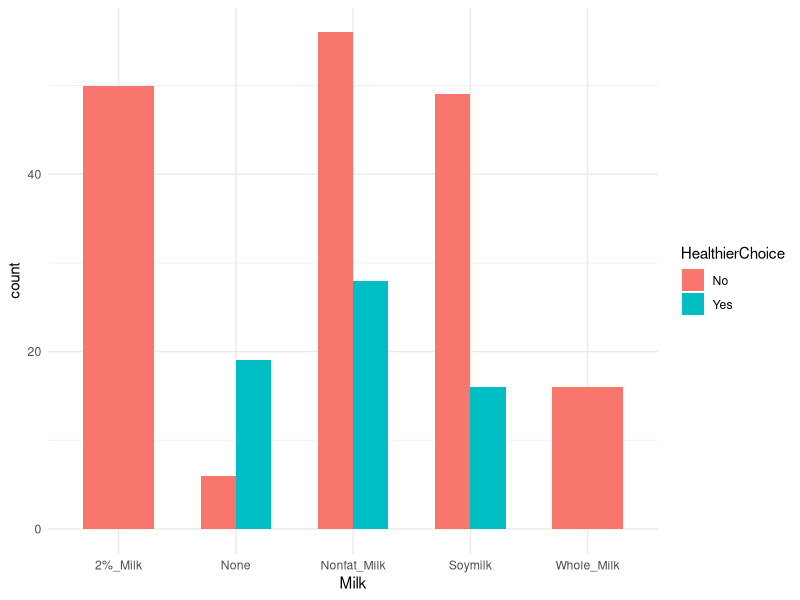
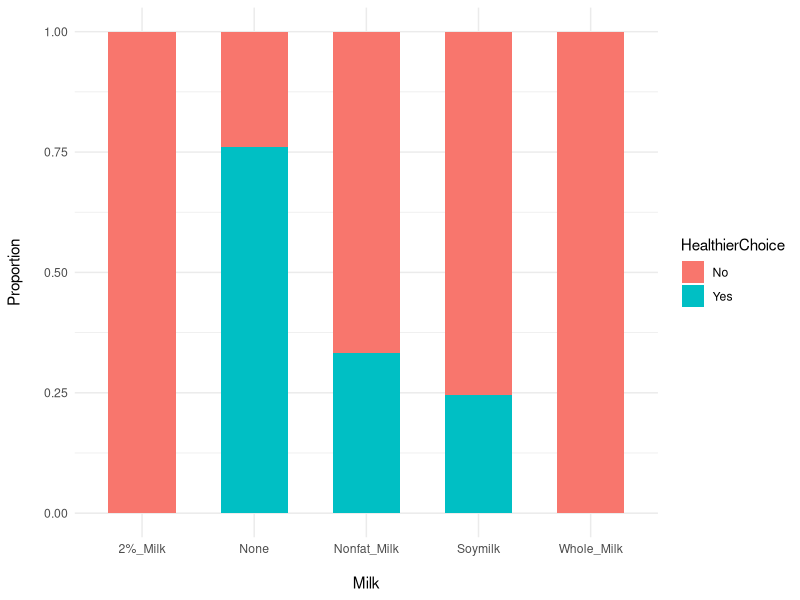
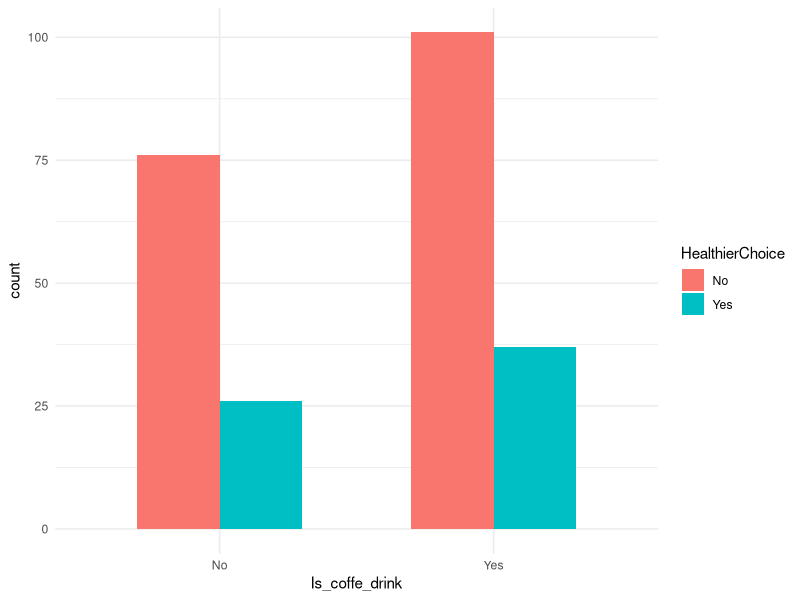
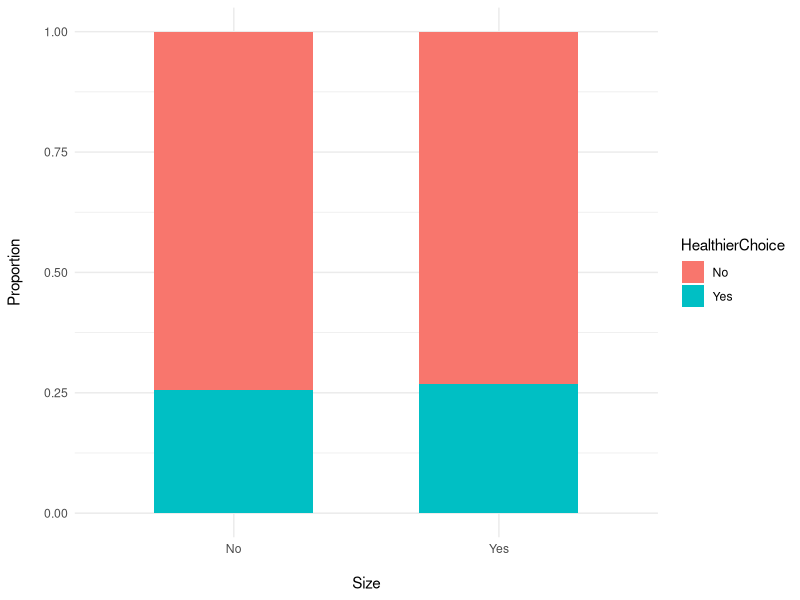
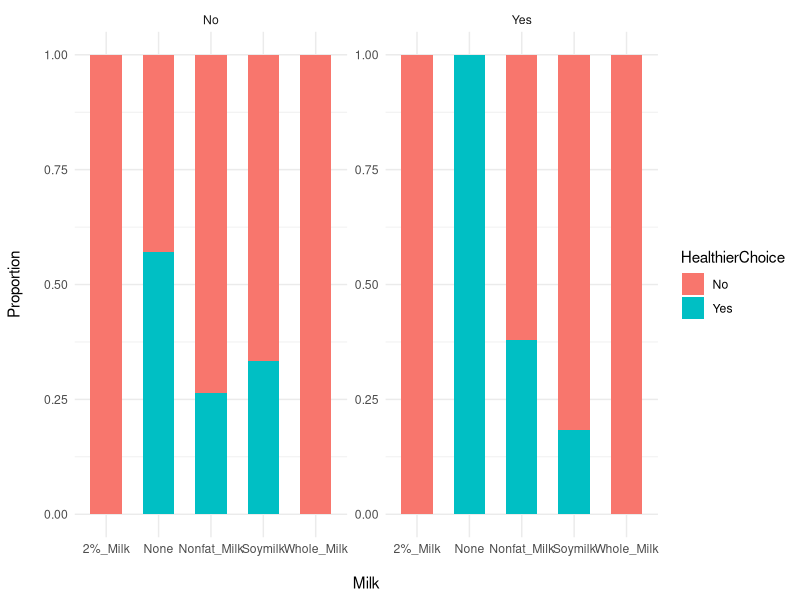
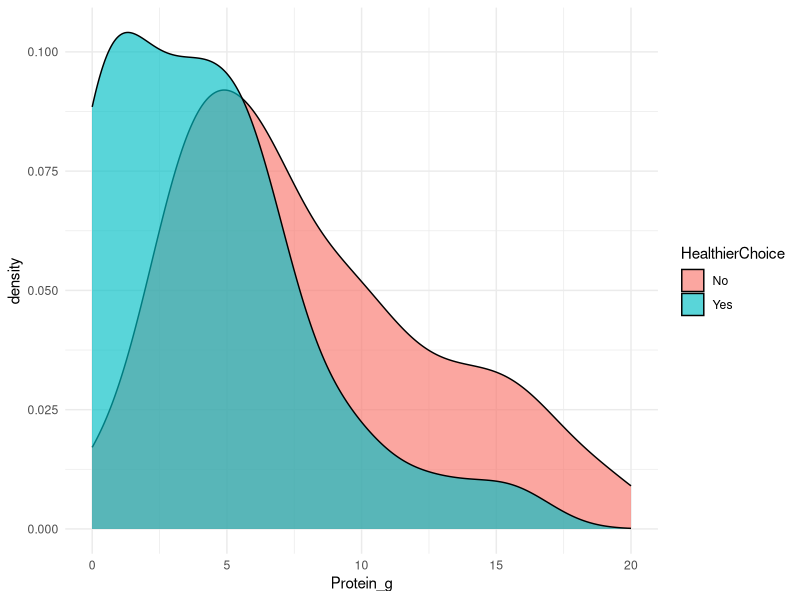
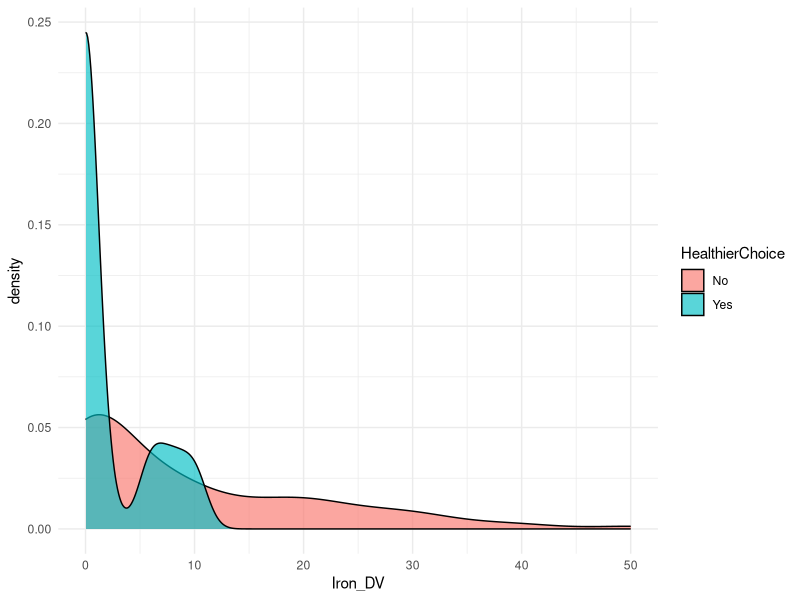
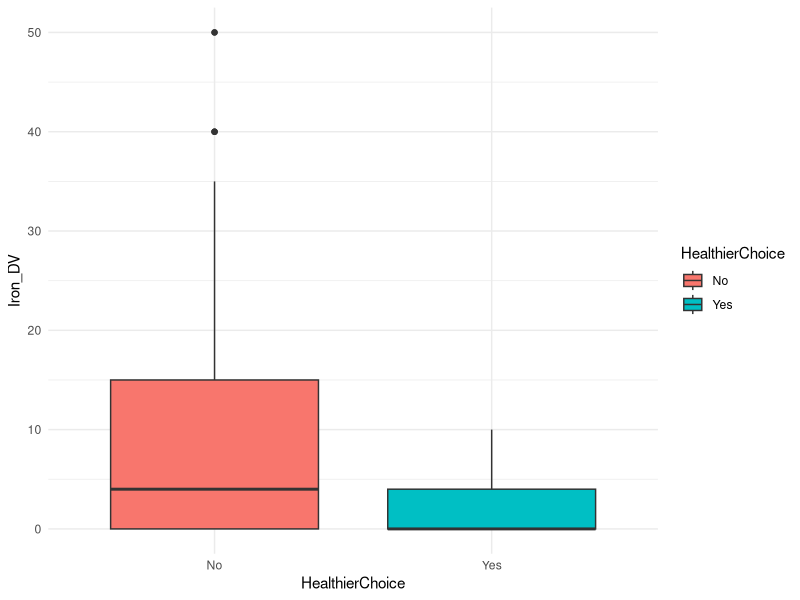

Write the R code that produced these figures, in order.
## ---- chunk 1
library(stringr)
library(dplyr)
## ---- chunk 2
sb_drinks = read.csv("data/starbucks_drinks.csv")
## ---- chunk 3
glimpse(sb_drinks)
## ---- chunk 4
unique(sb_drinks$Total_Fat_g) |> sort()
## ---- chunk 5
unique(sb_drinks$Caffeine_mg) |> sort()
## ---- chunk 6
sb_drinks$Total_Fat_g <- as.numeric(sb_drinks$Total_Fat_g)
sb_drinks$Caffeine_mg <- as.numeric(sb_drinks$Caffeine_mg)
## ---- chunk 7
unique(sb_drinks$Vitamin_A_DV)
## ---- chunk 8
char_to_num <- function(x) {
  str_replace(x, pattern = "%", replacement = "") |> as.numeric()  
}

sb_drinks$Vitamin_A_DV <- char_to_num(sb_drinks$Vitamin_A_DV)
## ---- chunk 9
class(sb_drinks$Vitamin_A_DV)
## ---- chunk 10
sb_drinks$Vitamin_C_DV <- char_to_num(sb_drinks$Vitamin_C_DV)
sb_drinks$Calcium_DV <- char_to_num(sb_drinks$Calcium_DV)
sb_drinks$Iron_DV <- char_to_num(sb_drinks$Iron_DV)
## ---- chunk 11
char_vars <- c(1:4, 20)
apply(sb_drinks[,char_vars], 2, n_distinct)
## ---- chunk 12
char_vars <- c(1, 3, 4, 20)
apply(sb_drinks[,char_vars], 2, function(x) table(x, useNA = 'ifany'))
## ---- chunk 13
sb_drinks$Milk[sb_drinks$Milk == "-"] <- NA
sb_drinks$Milk <- as.factor(sb_drinks$Milk)
class(sb_drinks$Milk)
levels(sb_drinks$Milk)
## ---- chunk 14
sb_drinks$Size <- factor(sb_drinks$Size, levels = c("Short", "Tall", "Grande", "Venti"))
levels(sb_drinks$Size)
## ---- chunk 15
table(sb_drinks$Beverage_category) |> sort()
## ---- chunk 16
sb_drinks$Beverage_group = "Coffee"
sb_drinks$Beverage_group[sb_drinks$Beverage_category == 'Shaken Iced Beverages'] = "Ice-cold_Drinks"
sb_drinks$Beverage_group[startsWith(sb_drinks$Beverage_category, 'Frappuccino')] = "Frappuccino"
sb_drinks$Beverage_group[sb_drinks$Beverage_category %in% c('Smoothies', 'Tazo® Tea Drinks')] = "Non-Coffee_Drinks"
## ---- chunk 17
table(sb_drinks$Beverage_group) |> sort()
## ---- chunk 18
sb_drinks$Beverage_group = as.factor(sb_drinks$Beverage_group)
## ---- chunk 19
sb_drinks$Is_coffe_drink <- as.factor(sb_drinks$Is_coffe_drink)
levels(sb_drinks$Is_coffe_drink)
## ---- chunk 20
glimpse(sb_drinks)
## ---- chunk 21
summary(sb_drinks)
## ---- chunk 22
apply(sb_drinks[,3:21], 2, function(x) sum(is.na(x))) |> sort()
## ---- chunk 23
char_vars <- c(1,2)
apply(sb_drinks[,char_vars], 2, function(x) sum(is.na(x) | trimws(x) == "" | trimws(x) == "-"))
## ---- chunk 24
milk_missing_category <- sb_drinks$Beverage_category[is.na(sb_drinks$Milk)]
milk_missing_category
## ---- chunk 25
sb_drinks$Milk[sb_drinks$Beverage_category == milk_missing_category] |> table()
## ---- chunk 26
table(sb_drinks$Milk)
## ---- chunk 27
sb_drinks$Milk[is.na(sb_drinks$Milk)] <- "Nonfat_Milk"
## ---- chunk 28
table(sb_drinks$Size)
## ---- chunk 29
sb_drinks$Size[is.na(sb_drinks$Size)] <- "Grande"
## ---- chunk 30
# First, identify values of Milk and Size for the observation with the missing value for Total_Fat_g
tot_fat_NA_milk <- sb_drinks$Milk[is.na(sb_drinks$Total_Fat_g)]
print(tot_fat_NA_milk)

tot_fat_NA_size <- sb_drinks$Size[is.na(sb_drinks$Total_Fat_g)]
print(tot_fat_NA_size)
## ---- chunk 31
# Next, compute the average (median) value of Total_Fat_g on all the drinks with the above identified size and milk
avg_tot_fat <- median(sb_drinks$Total_Fat_g[sb_drinks$Milk == tot_fat_NA_milk &
                                              sb_drinks$Size == tot_fat_NA_size],na.rm = T)
avg_tot_fat
## ---- chunk 32
# Finally, replace the missing value with the computed average value
sb_drinks$Total_Fat_g[is.na(sb_drinks$Total_Fat_g)] <- avg_tot_fat
## ---- chunk 33
caffeine_NA_bev_cat <- sb_drinks$Beverage_category[is.na(sb_drinks$Caffeine_mg)]
print(caffeine_NA_bev_cat)

caffeine_NA_size <- sb_drinks$Size[is.na(sb_drinks$Caffeine_mg)]
print(caffeine_NA_size)
## ---- chunk 34
caffeine_NA_size <- caffeine_NA_size[1] #since the two are the same

for(cat in caffeine_NA_bev_cat) {
  avg_caffeine <- median(sb_drinks$Caffeine_mg[sb_drinks$Beverage_category == cat &
                                              sb_drinks$Size == caffeine_NA_size], na.rm = T)
  sb_drinks$Caffeine_mg[sb_drinks$Beverage_category == cat &
                          sb_drinks$Size == caffeine_NA_size &
                          is.na(sb_drinks$Caffeine_mg)] <- avg_caffeine
}
## ---- chunk 35
all(complete.cases(sb_drinks))
## ---- chunk 36
avg_sugar <- median(sb_drinks$Sugars_g)
avg_cholesterol <- median(sb_drinks$Cholesterol_mg)
avg_trans_fat <- median(sb_drinks$Trans_Fat_g)

sb_drinks$HealthierChoice <- ifelse(sb_drinks$Sugars_g < avg_sugar &
                                       sb_drinks$Cholesterol_mg < avg_cholesterol &
                                       sb_drinks$Trans_Fat_g < avg_trans_fat,
                                     yes = "Yes", no = "No")

sb_drinks$HealthierChoice <- as.factor(sb_drinks$HealthierChoice)
## ---- chunk 37
table(sb_drinks$HealthierChoice) |> prop.table() |> round(4)
## ---- chunk 38
sb_drinks$Sugars_g <- NULL
sb_drinks$Cholesterol_mg <-NULL
sb_drinks$Trans_Fat_g <- NULL
## ---- chunk 39
library(ggplot2)
## ---- chunk 40
ggplot(sb_drinks,
       aes(x = Milk, fill = HealthierChoice)) +
  geom_bar(position = "dodge", width = 0.6) +
  theme_minimal()
## ---- chunk 41
ggplot(sb_drinks,
       aes(x = Milk, fill = HealthierChoice)) +
  geom_bar(position = "fill", width = 0.6) + # note that the position parameter now has value "fill"
  labs(x= "\nMilk", y = "Proportion\n") +
  theme_minimal()
## ---- chunk 42
ggplot(sb_drinks,
       aes(x = Is_coffe_drink, fill = HealthierChoice)) +
  geom_bar(position = "dodge", width = 0.6) +
  theme_minimal()
## ---- chunk 43
ggplot(sb_drinks,
       aes(x = Is_coffe_drink, fill = HealthierChoice)) +
  geom_bar(position = "fill", width = 0.6) +
  labs(x= "\nSize", y = "Proportion\n") +
  theme_minimal()
## ---- chunk 44
ggplot(sb_drinks,
       aes(x = Milk, fill = HealthierChoice)) +
  geom_bar(position = "fill", width = 0.6) +
  labs(x= "\nMilk", y = "Proportion\n") +
  facet_wrap(~Is_coffe_drink, scales = "free") +
  theme_minimal()
## ---- chunk 45
ggplot(sb_drinks,
       aes(x = Protein_g, fill = HealthierChoice)) +
  geom_density(alpha=0.65) +
  theme_minimal()
## ---- chunk 46
ggplot(sb_drinks,
       aes(x = Iron_DV, fill = HealthierChoice)) +
  geom_density(alpha=0.65) +
  theme_minimal()
## ---- chunk 47
ggplot(sb_drinks,
       aes(x = HealthierChoice, y = Iron_DV, fill = HealthierChoice)) +
  geom_boxplot() +
  theme_minimal()
## ---- chunk 48
# take the names of the factor variables
factor_var_names = colnames(sb_drinks)[c(3,4,17)]

# function for plotting a variable with the given name
# the notation .data[[var_name]] in the code below allow us to access column from the 'current' data frame (in this case, sb_drinks) with the name given as the input variable of the function (var_name) 
plot_factor_var <- function(var_name) {
  ggplot(sb_drinks,
       aes(x = .data[[var_name]], fill = HealthierChoice)) +
  geom_bar(position = "fill", width = 0.6) +
  labs(y = "Proportion\n") +
  theme_minimal()
}

# applying the plotting function to all factor variables
lapply(factor_var_names, plot_factor_var)
## ---- chunk 49
# take the names of the factor variables
num_var_names = colnames(sb_drinks)[c(5:16)]

# function for plotting a variable with the given name
plot_num_var <- function(var_name) {
  ggplot(sb_drinks,
       aes(x = .data[[var_name]], fill = HealthierChoice)) +
  geom_density(alpha = 0.6) +
  theme_minimal()
}

# applying the plotting function to all factor variables
lapply(num_var_names, plot_num_var)
